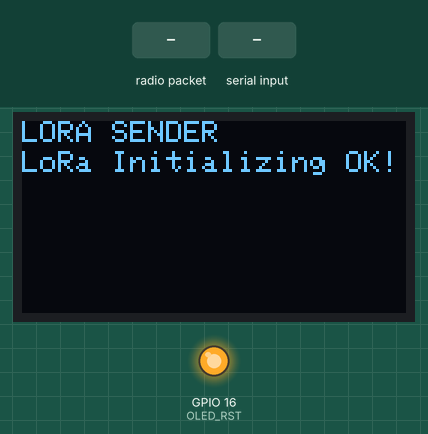
Recording of a sketch running on a simulated ESP32. Shown: 128×64 one-colour display, output pins drawn as LEDs (lit = HIGH). Inputs (shaded band) come from the test bench. No radio packets arrive unless stated; what the sketch prints to the serial monitor is not drawn.

Above: at 3.3 s.
3.4 s: radio packet "1" arrives
At 4.2 s:
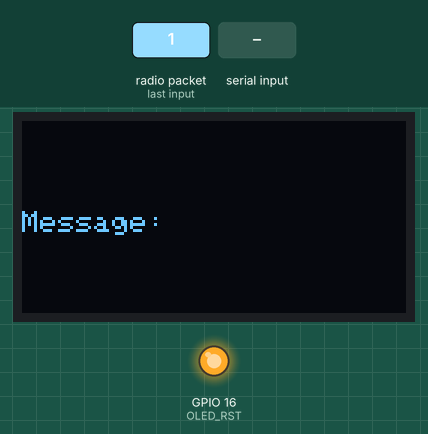
4.9 s: "1\n" received over Serial
At 5.4 s:
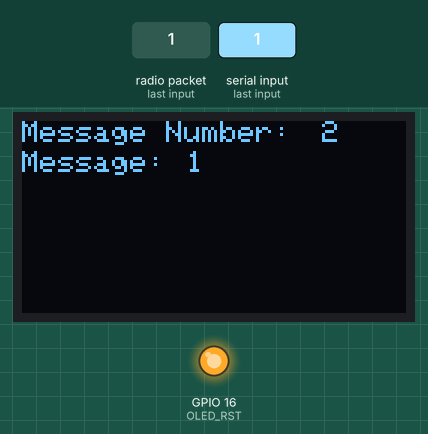
6.4 s: "0\n" received over Serial
At 7.6 s:
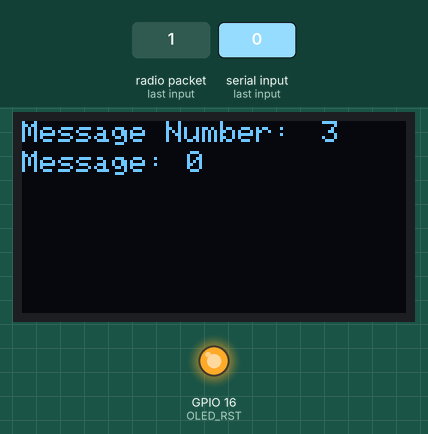
7.9 s: radio packet "0" arrives
At 8.8 s:
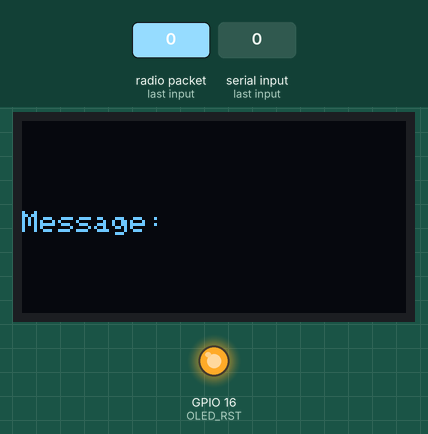
Timing chart, 0 to 10.4 s (numbered marks = the images above; inputs shaded):
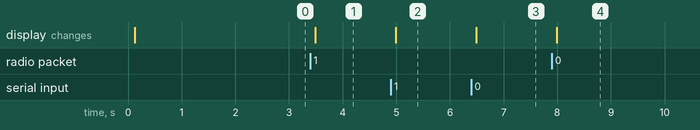

The sketch:

LoraRelayTest.ino
```cpp
//Libraries for LoRa
#include <SPI.h>
#include <LoRa.h>

//Libraries for OLED Display
#include <Wire.h>
#include <Adafruit_GFX.h>
#include <Adafruit_SSD1306.h>

//define the pins used by the LoRa transceiver module
#define SCK 5
#define MISO 19
#define MOSI 27
#define SS 18
#define RST 14
#define DIO0 26

//433E6 for Asia
//866E6 for Europe
//915E6 for North America
#define BAND 915E6

//OLED pins
#define OLED_SDA 21
#define OLED_SCL 22
#define OLED_RST 16
#define SCREEN_WIDTH 128 // OLED display width, in pixels
#define SCREEN_HEIGHT 64 // OLED display height, in pixels


//packet counter
int counter = 0;
String message;
String outgoing;
byte localAddress = 0xbb;     // address of this device
byte destination = 0xcb;
       // destination to send to

int key =1;
Adafruit_SSD1306 display(SCREEN_WIDTH, SCREEN_HEIGHT, &Wire, OLED_RST);

void setup() {

  //initialize Serial Monitor

  Serial.begin(115200);

  //reset OLED display via software

  pinMode(OLED_RST, OUTPUT);
  digitalWrite(OLED_RST, LOW);
  delay(20);
  digitalWrite(OLED_RST, HIGH);


  //initialize OLED

  Wire.begin(OLED_SDA, OLED_SCL);

  if(!display.begin(SSD1306_SWITCHCAPVCC, 0x3c, false, false)) { // Address 0x3C for 128x32
    Serial.println(F("SSD1306 allocation failed"));
    for(;;); // Don't proceed, loop forever
  }


  display.clearDisplay();
  display.setTextColor(WHITE);
  display.setTextSize(1);
  display.setCursor(0,0);
  display.print("LORA SENDER ");
  display.display();


  Serial.println("LoRa Sender Test");


  //SPI LoRa pins

  SPI.begin(SCK, MISO, MOSI, SS);

  //setup LoRa transceiver module

  LoRa.setPins(SS, RST, DIO0);


  if (!LoRa.begin(BAND)) {

    Serial.println("Starting LoRa failed!");

    while (1);

  }

  LoRa.setSyncWord(77);
  LoRa.setTxPower(20);
  LoRa.setSpreadingFactor(10);
  Serial.println("LoRa Initializing OK!");
  display.setCursor(0,10);
  display.print("LoRa Initializing OK!");
  display.display();
  delay(2000);

}


void loop() {

  if(Serial.available()>0)
  {
    Serial.print("Sending packet: ");
    Serial.println(counter);
    message = Serial.readStringUntil('\n');

  //Send LoRa packet to receiver

    Serial.print("Message: ");
    Serial.println(message);
    String result = message;


    sendMessage(message);
    Serial.println("Sending " + message);

    display.clearDisplay();
    display.setCursor(0,0);
    display.setTextSize(1);
    display.print("Message Number:");
    display.setCursor(100,0);
    display.print(counter);
    display.setCursor(0,10);
    display.print("Message:");
    display.setCursor(55,10);
    display.print(message);
    display.display();
  }


  onReceive(LoRa.parsePacket());


}

void sendMessage(String outgoing) {
  LoRa.beginPacket();                   // start packet
  LoRa.write(destination);
           // add destination address
  LoRa.write(localAddress);             // add sender address
 // LoRa.write(counter);                 // add message ID
  //LoRa.write(outgoing.length());        // add payload length
  LoRa.print(outgoing);                 // add payload
  LoRa.endPacket();                     // finish packet and send it
  counter++;                           // increment message ID
}

void onReceive(int packetSize) {
  if (packetSize == 0) return;          // if there's no packet, return

  // read packet header bytes:
   int recipient = LoRa.read();          // recipient address
    byte sender = LoRa.read();            // sender address
  //byte incomingMsgId = LoRa.read();     // incoming msg ID
  //byte incomingLength = LoRa.read();    // incoming msg length

  String incoming = "";

  while (LoRa.available()) {
    incoming += (char)LoRa.read();
  }


  // if the recipient isn't this device or broadcast,
  // if (recipient != localAddress && recipient != 0xcc) {
  //   Serial.println("This message is not for me.");
  //   return;                             // skip rest of function
  // }

  // if message is for this device, or broadcast, print details:
 // Serial.println("Received from: 0x" + String(sender, HEX));
  //Serial.println("Sent to: 0x" + String(recipient, HEX));
 // Serial.println("Message ID: " + String(incomingMsgId));
  //Serial.println("Message length: " + String(incomingLength));
  Serial.println("Message: " + incoming);
  Serial.println("RSSI: " + String(LoRa.packetRssi()));
  Serial.println("Snr: " + String(LoRa.packetSnr()));
  Serial.println();
  //delay(2000);
  sendMessage(incoming);
  Serial.println("Relayed");

    display.clearDisplay();
    display.setCursor(0,30);
    display.setTextSize(1);
    display.print("Message: " + incoming);
    display.setCursor(0,40);
   // display.print("Received from: 0x" + String(sender, HEX));

    display.display();
}
```

Measured:
- after the input at 3.4 s, the display: changes after 0.09 s (image 1)
- after the input at 4.9 s, the display: changes after 0.09 s (image 2)
- after the input at 6.4 s, the display: changes after 0.09 s (image 3)
- after the input at 7.9 s, the display: changes after 0.09 s (image 4)
